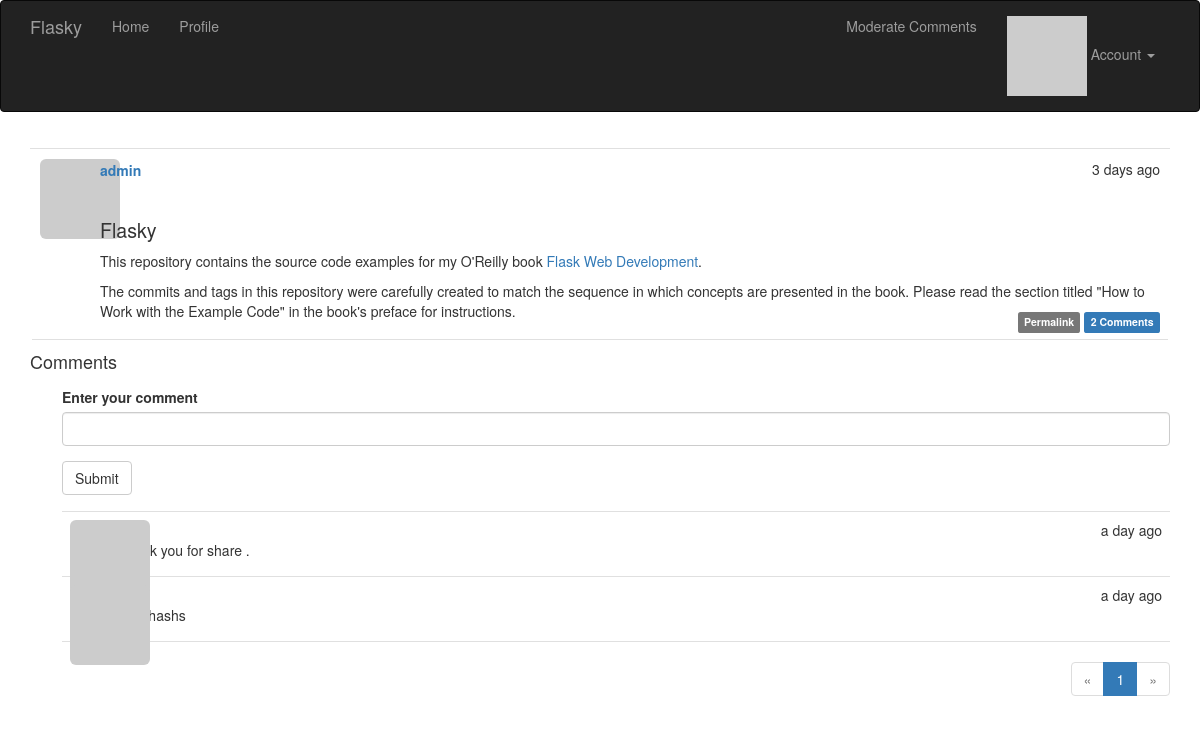
/post/105 (signed in), run on the app's committed database.
### app/models.py (models this page shows, shortened)
class Post(db.Model):
    __tablename__ = 'posts'
    id = db.Column(db.Integer, primary_key=True)
    body = db.Column(db.Text)
    timestamp = db.Column(db.DateTime, default=datetime.utcnow, index=True)
    author_id = db.Column(db.Integer, db.ForeignKey('users.id'))
    body_html = db.Column(db.Text)
    comments = db.relationship('Comment', backref='post', lazy='dynamic')

class User(UserMixin, db.Model):
    __tablename__ = 'users'
    id = db.Column(db.Integer, primary_key=True)
    email = db.Column(db.String(64), unique=True, index=True)
    username = db.Column(db.String(64), unique=True, index=True)
    role_id = db.Column(db.Integer, db.ForeignKey('roles.id'))
    password_hash = db.Column(db.String(128))
    confirmed = db.Column(db.Boolean, default=False)
    name = db.Column(db.String(64))
    location = db.Column(db.String(64))
    about_me = db.Column(db.Text())
    member_since = db.Column(db.DateTime, default=datetime.utcnow)
    last_seen = db.Column(db.DateTime, default=datetime.utcnow)
    avatar_hash = db.Column(db.String(32))
    posts = db.relationship('Post', backref='author', lazy='dynamic')
    followed = db.relationship('Follow', foreign_keys=[Follow.follower_id],
                               backref=db.backref('follower', lazy='joined'),
                               lazy='dynamic', cascade='all, delete-orphan')
    followers = db.relationship('Follow', foreign_keys=[Follow.followed_id],
                                backref=db.backref('followed', lazy='joined'),
                                lazy='dynamic', cascade='all, delete-orphan')
    comments = db.relationship('Comment', backref='author', lazy='dynamic')
    def gravatar(self, size=100, default='identicon', rating='g'):
        if request.is_secure:
            url = 'http://en.gravatar.com/avatar/'
        else:
            url = 'http://en.gravatar.com/avatar/'
        hash = self.avatar_hash or hashlib.md5(self.email.encode('utf-8')).hexdigest()
        return '{url}/{hash}?s={size}&d={default}&r={rating}'.format(
            url=url, hash=hash, size=size, default=default, rating=rating)
    def ping(self):
        self.last_seen = datetime.utcnow()
        db.session.add(self)
    def can(self, permissions):
        return self.role is not None and (self.role.permissions & permissions) == permissions
    def is_administrator(self):
        return self.can(Permission.ADMINISTER)
    @property
    def password(self):
        raise AttributeError('password is not a readable attribute')

class Comment(db.Model):
    __tablename__ = 'comments'
    id = db.Column(db.Integer, primary_key=True)
    body = db.Column(db.Text)
    body_html = db.Column(db.Text)
    timestamp = db.Column(db.DateTime, default=datetime.utcnow)
    disabled = db.Column(db.Boolean)
    author_id = db.Column(db.Integer, db.ForeignKey('users.id'))
    post_id = db.Column(db.Integer, db.ForeignKey('posts.id'))

### app/main/views.py (the view, shortened to what this page needs)
@main.route('/post/<int:id>', methods=["POST", "GET"])
def post(id):
    post = Post.query.get_or_404(id)
    form = CommentForm()
    page = request.args.get('page', 1, type=int)
    if page == -1:
        page = (post.comments.count()-1)/current_app.config['FLASKY_COMMENTS_PER_PAGE']+1
    pagination = post.comments.order_by(Comment.timestamp.asc()).paginate(
        page, per_page=current_app.config['FLASKY_COMMENTS_PER_PAGE'],
        error_out=False)
    comments  = pagination.items
    return render_template('post.html', posts=[post], form=form, comments=comments,
                           pagination=pagination)

### app/main/forms.py
class CommentForm(Form):
    body = StringField('Enter your comment', validators=[Required()])
    submit = SubmitField('Submit')

### app/auth/views.py (called while the page is built)
@auth.before_app_request
def before_request():
    if current_user.is_authenticated:
        current_user.ping()
        if not current_user.confirmed and request.endpoint[:5] != 'auth.':
            return redirect(url_for('auth.unconfirmed'))

### app/main/__init__.py (called while the page is built)
@main.app_context_processor
def inject_permissions():
    return dict(Permission=Permission)

### app/models.py (called while the page is built)
@login_manager.user_loader
def user_loader(user_id):
    return User.query.get(int(user_id))

### app/templates/post.html (shortened to what this page needs)
{% extends "base.html" %}
{% import "bootstrap/wtf.html" as wtf %}
{% import "_macros.html" as macros %}
{% block page_content %}
{% include '_posts.html' %}
<h4 id="comments">Comments</h4>
{% if current_user.can(Permission.COMMENT) %}
<div class="comment-form">
    {{ wtf.quick_form(form) }}
</div>
{% endif %}
{% include '_comments.html' %}
{% if pagination %}
<div class="pagination">
    {{ macros.pagination_widget(pagination, '.post', fragment='#comments', id=posts[0].id) }}
</div>
{% endif %}
{% endblock %}

### app/templates/_posts.html (shortened to what this page needs)
<ul class="posts">
{% for post in posts %}
<li class="post">
<div class="profile-thumbnail">
<a href="{{ url_for('.user', username=post.author.username) }}">
<img class="img-rounded profile-thumbnail"
src="{{ post.author.gravatar(size=48) }}">
</a>
</div>
<div class="post-date">{{ moment(post.timestamp).fromNow() }}</div>
<div class="post-author">
<a href="{{ url_for('.user', username=post.author.username) }}">
{{ post.author.username }}
</a>
</div>
<div class="post-body">
    {% if post.body_html %}
        {{ post.body_html|safe }}
    {% else %}
        {{ post.body }}
    {% endif %}
</div>
<div class="post-footer">
    <a href="{{ url_for('main.post', id=post.id) }}">
        <span class="label label-default">Permalink</span>
    </a>
    <a href="{{ url_for('.post', id=post.id) }}#comments">
        <span class="label label-primary">
        {{ post.comments.count() }} Comments
        </span>
    </a>
</div>
</li>
{% endfor %}
</ul>

### app/templates/_comments.html (shortened to what this page needs)
<ul class="comments">
    {% for comment in comments %}
    <li class="comment">
        <div class="comment-thumbnail">
            <a href="{{ url_for('.user', username=comment.author.username) }}">
                <img class="img-rounded profile-thumbnail" src="{{ comment.author.gravatar(size=40) }}">
            </a>
        </div>
        <div class="comment-content">
            <div class="comment-date">{{ moment(comment.timestamp).fromNow() }}</div>
            <div class="comment-author"><a href="{{ url_for('.user', username=comment.author.username) }}">{{ comment.author.username }}</a></div>
            <div class="comment-body">
                {% if moderate or not comment.disabled %}
                    {% if comment.body_html %}
                        {{ comment.body_html | safe }}
                    {% else %}
                        {{ comment.body }}
                    {% endif %}
                {% endif %}
            </div>
        </div>
    </li>
    {% endfor %}
</ul>

### app/static/styles.css (style rules this page uses)
.profile-thumbnail { position: absolute; }
ul.posts { list-style-type: none; padding: 2px; margin: 16px 0px 0px 0px; border-top: 1px solid #e0e0e0; }
ul.posts li.post { padding: 8px; border-bottom: 1px solid #e0e0e0; }
div.post-date { float: right; }
div.post-author { font-weight: bold; position:relative; left:60px; top: 1px; }
div.post-body { position:relative; left: 60px; top: 20px; margin-right : 60px }
div.post-footer { position:relative; text-align: right; }
ul.comments { list-style-type: none; padding: 0px; margin: 16px 0px 0px 0px; }
ul.comments li.comment { margin-left: 32px; padding: 8px; border-bottom: 1px solid #e0e0e0; }
ul.comments li.comment:nth-child(1) { border-top: 1px solid #e0e0e0; }
div.comment-date { float: right; }
div.comment-author { font-weight: bold; }
div.comment-thumbnail { position: absolute; }
div.comment-content { margin-left: 48px; min-height: 48px; }
div.comment-form { margin: 16px 0px 16px 32px; }
div.pagination { width: 100%; text-align: right; padding: 0px; margin: 0px; }
.post-body h1 { font-size: 140%; }

### data on the page
Post: timestamp "3 days ago", author.username "admin", body_html "Flasky This repository contains the source code examples for my O'Reilly book Flask Web Development . The commits and tags in this repository were carefully created to match the sequence in which concepts are presented in the book. Please read the section titled \"How to Work with the Example Code\" in the book's preface for instructions.", comments.count "2"
Comment: timestamp "a day ago", body_html "Thank you for share ."
Comment: timestamp "a day ago", body_html "hhashashs"

### other printed values
{{ p }} "1"
